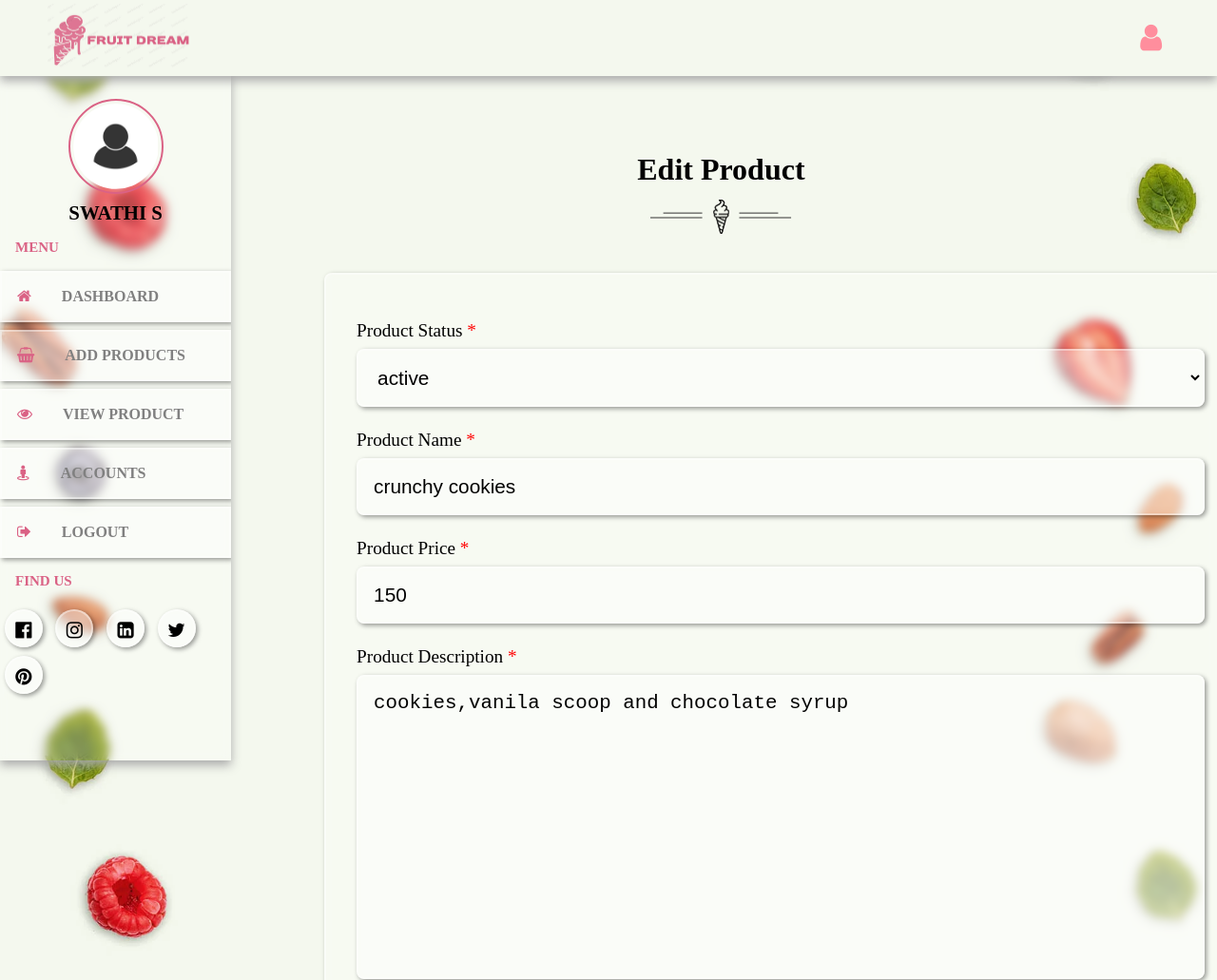
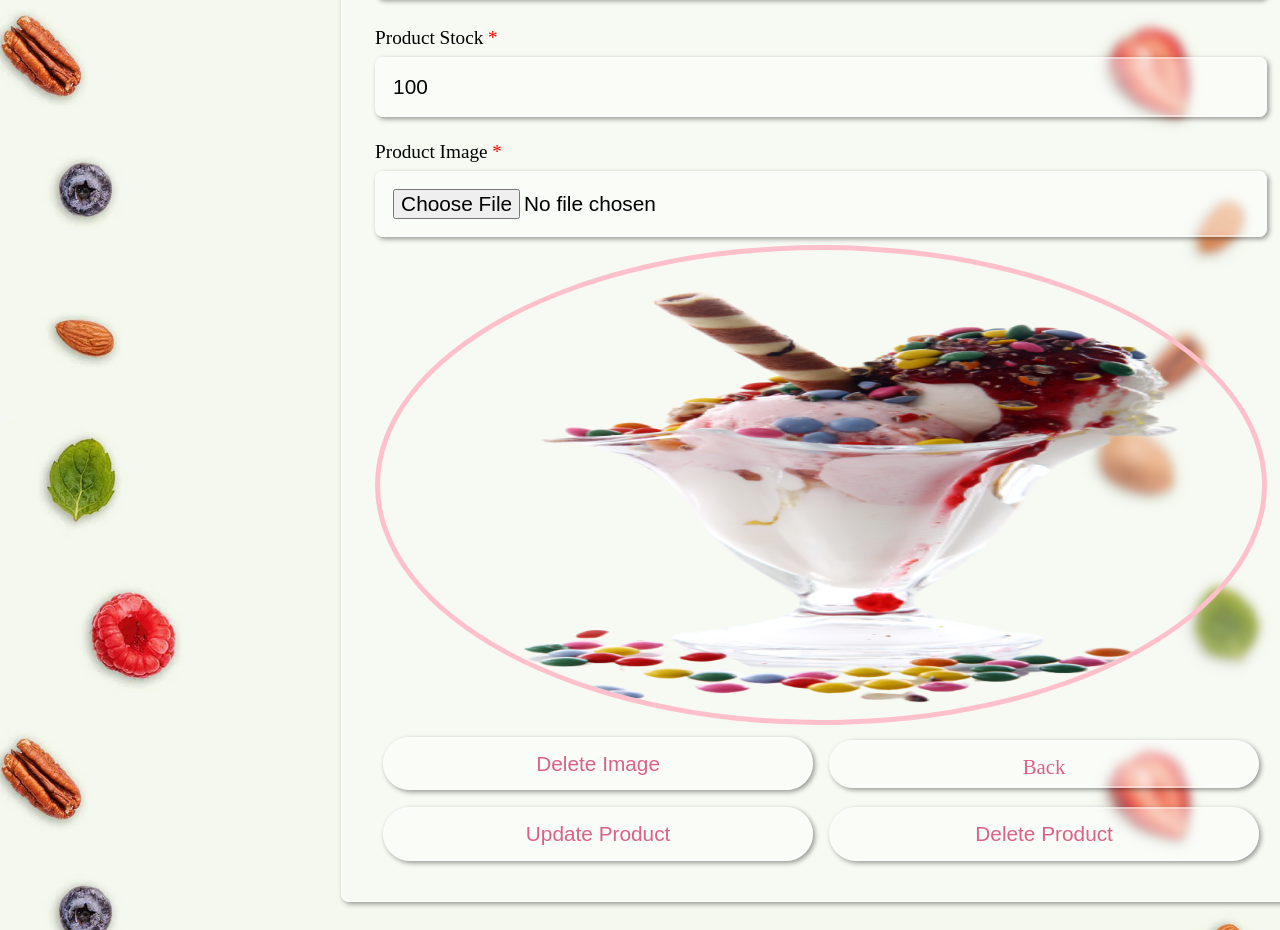
The app's page /admin/edit_product.php?id=76GsYmvbD98oFWzZDxP6 (signed in) with its own data (2 pictures, top to bottom).
### tables this page shows
CREATE TABLE `sellers` (
  `id` varchar(20) NOT NULL,
  `name` varchar(50) NOT NULL,
  `email` varchar(50) NOT NULL,
  `password` varchar(50) NOT NULL
);

CREATE TABLE `products` (
  `id` varchar(20) NOT NULL,
  `seller_id` varchar(20) NOT NULL,
  `name` varchar(100) NOT NULL,
  `price` int(10) NOT NULL,
  `image` varchar(100) NOT NULL,
  `stock` int(100) NOT NULL,
  `product_detail` varchar(1000) NOT NULL,
  `status` varchar(100) NOT NULL
);

### admin/edit_product.php (the view, shortened to what this page needs)
<?php
    include '../components/connect.php';
    if (isset($_COOKIE['seller_id'])) {
        $seller_id = $_COOKIE['seller_id'];
    }else{
        $seller_id='';
        header('location:login.php');
    }
?>
<!DOCTYPE html>
<html lang="en">
<head>
    <link rel="stylesheet" href="../css/admin_style.css">
    <link rel="stylesheet" href="https://cdnjs.cloudflare.com/ajax/libs/font-awesome/4.7.0/css/font-awesome.min.css">
</head>
<body>
    <div class="main-container">
    <?php
        include '../components/admin_header.php';
    ?>
    <section class="post-editor">
        <div class="heading">
            <h1>Edit Product</h1>
            <img src="../image/separator-img.png" alt="">
        </div>
        <div class="box-container">
            <?php
            $product_id=$_GET['id'];
            $select_product=$conn->prepare('select * from products where id=? and seller_id=?');
            $select_product->execute([$product_id,$seller_id]);
            if($select_product->rowCount()>0){
                while($fetch_product=$select_product->fetch(PDO::FETCH_ASSOC)){
            ?>
            <div class="form-container" style="width:40rem;margin-left:45%;">
                <form action="" method="post" enctype="multipart/form-data" class="register">
                    <div class="input-field">
                        <p>Product Status <span>*</span></p>
                        <select name="status" class="box" >
                            <option value="<?=$fetch_product['status']; ?>" Selected><?= $fetch_product['status'];?></option>
                        </select>
                    </div>
                    <div class="input-field">
                        <p>Product name <span>*</span></p>
                        <input type="text" name="name"  value="<?= $fetch_product['name'];?>" class="box">
                    </div>
                    <div class="input-field">
                        <p>Product price <span>*</span></p>
                        <input type="number" name="price"  value="<?= $fetch_product['price'];?>" class="box">
                    </div>
                    <div class="input-field">
                        <p>Product description <span>*</span></p>
                        <textarea class="box" name="description" ><?= $fetch_product['product_detail'];?></textarea>
                    </div>
                    <div class="input-field">
                        <p>Product stock <span>*</span></p>
                        <input type="number" name="stock" value="<?= $fetch_product['stock'];?>" class="box" min='0' max='99999999' maxlength="10">
                    </div>
                    <div class="input-field">
                        <p>Product image <span>*</span></p>
                        <input type="file" name="image" accept="image/*" class="box">
                        <?php
                        if($fetch_product['image']!=''){?>
                        <img src="../uploaded_files/<?= $fetch_product['image'];?>" alt="" class="image" style="border-radius: 50%;border:5px solid pink">
                        <div class="flex-btn">
                            <input type="submit" class="btn" name="delete_image" value="delete image" style="border-radius :45px;width:49%;">
                            <a href="view_product.php" class="btn" style="width: 49%;text-align:center; height:3rem;margin-top:0.7rem;border-radius:45px">
                                Back
                            </a>
                        </div>
                        <?php
                        }
                        ?>
                    </div>
            <div class="flex-btn">
                <input type="submit" value="update product" name="update" class="btn" style="border-radius: 45px;">
                <input type="submit" value="delete product" name="delete_product" class="btn" style="border-radius: 45px;">
            </div>
                </form>
            </div>
            <?php
             }
            }
            ?>
        </div>
    </section>
    </div>
</body>
</html>

### components/admin_header.php (shortened to what this page needs)
<header>
    <div class="logo">
        <img src="../image/flogo.png" width="150">
    </div>
    <div class="right">
        <div class="fa fa-user" id="user-btn"></div>
    </div>
</header>
<div class="sidebar-container">
    <div class="sidebar">
    <?php
        $select_profile=$conn->prepare("SELECT * FROM sellers WHERE id=?");
        $select_profile->execute([$seller_id]);
        if($select_profile->rowCount()>0){
            $fetch_profile=$select_profile->fetch(PDO::FETCH_ASSOC);
        ?>
        <div class="profile">
            <img src="../image/profile.jpeg" class="logo-img" width="100">
            <p><?=$fetch_profile['name'];?></p>
        </div>
        <?php }?>
        <h5>Menu</h5>
        <div class="navbar">
            <ul>
                <li><a href="dashboard.php"><i class="fa fa-home" aria-hidden="true"></i>Dashboard</a></li>
                <li><a href="add_products.php"><i class="fa fa-shopping-basket" aria-hidden="true"></i>Add products</a></li>
                <li><a href="view_product.php"><i class="fa fa-eye" aria-hidden="true"></i>View product</a></li>
                <li><a href="user_accounts.php"><i class="fa fa-street-view" aria-hidden="true"></i>Accounts</a></li>
                <li><a href="../components/admin_logout.php" onclick="return confirm('Logout from this website');">
                <i class="fa fa-sign-out" aria-hidden="true"></i>Logout</a></li>
            </ul>
        </div>
        <h5>Find Us</h5>
        <div class="social-links">
            <i class="fa fa-facebook-official" aria-hidden="true"></i>
            <i class="fa fa-instagram" aria-hidden="true"></i>
            <i class="fa fa-linkedin-square" aria-hidden="true"></i>
            <i class="fa fa-twitter" aria-hidden="true"></i>
            <i class="fa fa-pinterest" aria-hidden="true"></i>
        </div>
    </div>
</div>

### records on screen
sellers: name "SWATHI S"
products: status "active", name "crunchy cookies", price "150", description "cookies,vanila scoop and chocolate syrup", stock "100", image (picture)
